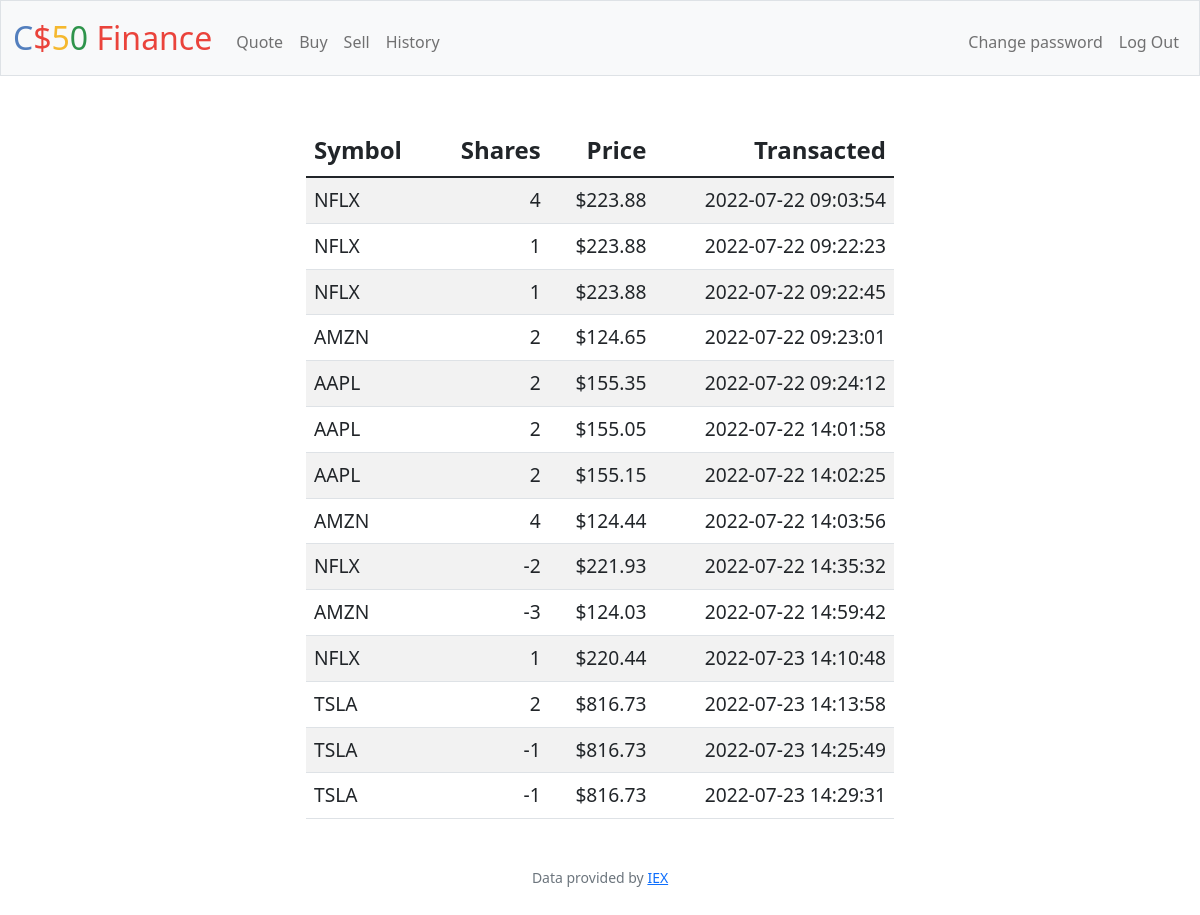
Screenshot of /history (signed in) with the database file from the repository.
### tables this page shows
CREATE TABLE transactions (
    id INTEGER PRIMARY KEY AUTOINCREMENT NOT NULL,
    symbol TEXT NOT NULL,
    name TEXT NOT NULL,
    user_id INTEGER NOT NULL,
    shares INTEGER NOT NULL,
    price NUMERIC NOT NULL,
    data TEXT NOT NULL, type TEXT NOT NULL DEFAULT buy,
    FOREIGN KEY (user_id) REFERENCES users(id)
);

### app.py (the view)
@app.route("/history")
@login_required
def history():
    transactions = db.execute("SELECT * FROM transactions WHERE user_id = ?", session['user_id'])
    return render_template("history.html", transactions=transactions)

### app.py (called while the page is built)
@app.after_request
def after_request(response):
    response.headers["Cache-Control"] = "no-cache, no-store, must-revalidate"
    response.headers["Expires"] = 0
    response.headers["Pragma"] = "no-cache"
    return response

### helpers.py (called while the page is built)
def login_required(f):
    @wraps(f)
    def decorated_function(*args, **kwargs):
        if session.get("user_id") is None:
            return redirect("/login")
        return f(*args, **kwargs)
    return decorated_function

def usd(value):
    return f"${value:,.2f}"

### templates/history.html (shortened to what this page needs)
{% extends "layout.html" %}
{% block main %}
    <table class="table table-striped">
        <thead>
            <tr>
                <th class="text-start">Symbol</th>
                <th class="text-end">Shares</th>
                <th class="text-end">Price</th>
                <th class="text-end">Transacted</th>
            </tr>
        </thead>
        <tbody>
                {% for row in transactions %}
                    <tr>
                        <td class="text-start">{{ row['symbol']}}</td>
                        <td class="text-end">
                            {% if row['type'] == 'buy' %}
                                {{ row['shares'] }}
                            {% else %}
                                -{{ row['shares'] }}
                            {% endif %}
                        </td>
                        <td class="text-end">{{ row['price'] | usd }}</td>
                        <td class="text-end">{{ row['data'] }}</td>
                    </tr>
                {% endfor %}
        </tbody>
    </table>
{% endblock %}

### templates/layout.html (shortened to what this page needs)
<!DOCTYPE html>
<html lang="en">
    <head>
        <link href="https://cdn.jsdelivr.net/npm/bootstrap@5.1.3/dist/css/bootstrap.min.css" rel="stylesheet">
        <link href="/static/styles.css" rel="stylesheet">
    </head>
    <body>
        <nav class="bg-light border navbar navbar-expand-md navbar-light">
            <div class="container-fluid">
                <a class="navbar-brand" href="/"><span class="blue">C</span><span class="red">$</span><span class="yellow">5</span><span class="green">0</span> <span class="red">Finance</span></a>
                <div class="collapse navbar-collapse" id="navbar">
                    {% if session["user_id"] %}
                        <ul class="navbar-nav me-auto mt-2">
                            <li class="nav-item"><a class="nav-link" href="/quote">Quote</a></li>
                            <li class="nav-item"><a class="nav-link" href="/buy">Buy</a></li>
                            <li class="nav-item"><a class="nav-link" href="/sell">Sell</a></li>
                            <li class="nav-item"><a class="nav-link" href="/history">History</a></li>
                        </ul>
                        <ul class="navbar-nav ms-auto mt-2">
                            <li class="nav-item"><a class="nav-link" href="/change_password">Change password</a></li>
                            <li class="nav-item"><a class="nav-link" href="/logout">Log Out</a></li>
                        </ul>
                    {% else %}
                        <ul class="navbar-nav ms-auto mt-2">
                            <li class="nav-item"><a class="nav-link" href="/register">Register</a></li>
                            <li class="nav-item"><a class="nav-link" href="/login">Log In</a></li>
                        </ul>
                    {% endif %}
                </div>
            </div>
        </nav>
        <main class="container-fluid py-5 text-center">
            {% block main %}{% endblock %}
        </main>
        <footer class="mb-5 small text-center text-muted">
            Data provided by <a href="https://iexcloud.io/">IEX</a>
        </footer>
    </body>
</html>

### static/styles.css (style rules this page uses)
nav .navbar-brand { font-size: xx-large; }
nav .navbar-brand .blue { color: #537fbe; }
nav .navbar-brand .red { color: #ea433b; }
nav .navbar-brand .yellow { color: #f5b82e; }
nav .navbar-brand .green { color: #2e944b; }
table.table { width: 50%; margin: 0 25%; }
thead { font-size: 1.5em; }
tbody { font-size: 1.2em; }

### rows the page displays
transactions: symbol "NFLX", shares "4", price "$223.88", data "2022-07-22 09:03:54"
transactions: symbol "NFLX", shares "1", price "$223.88", data "2022-07-22 09:22:23"
transactions: symbol "NFLX", shares "1", price "$223.88", data "2022-07-22 09:22:45"
transactions: symbol "AMZN", shares "2", price "$124.65", data "2022-07-22 09:23:01"
transactions: symbol "AAPL", shares "2", price "$155.35", data "2022-07-22 09:24:12"
transactions: symbol "AAPL", shares "2", price "$155.05", data "2022-07-22 14:01:58"
transactions: symbol "AAPL", shares "2", price "$155.15", data "2022-07-22 14:02:25"
transactions: symbol "AMZN", shares "4", price "$124.44", data "2022-07-22 14:03:56"
transactions: symbol "NFLX", shares "2", price "$221.93", data "2022-07-22 14:35:32"
transactions: symbol "AMZN", shares "3", price "$124.03", data "2022-07-22 14:59:42"
transactions: symbol "NFLX", shares "1", price "$220.44", data "2022-07-23 14:10:48"
transactions: symbol "TSLA", shares "2", price "$816.73", data "2022-07-23 14:13:58"
transactions: symbol "TSLA", shares "1", price "$816.73", data "2022-07-23 14:25:49"
transactions: symbol "TSLA", shares "1", price "$816.73", data "2022-07-23 14:29:31"
